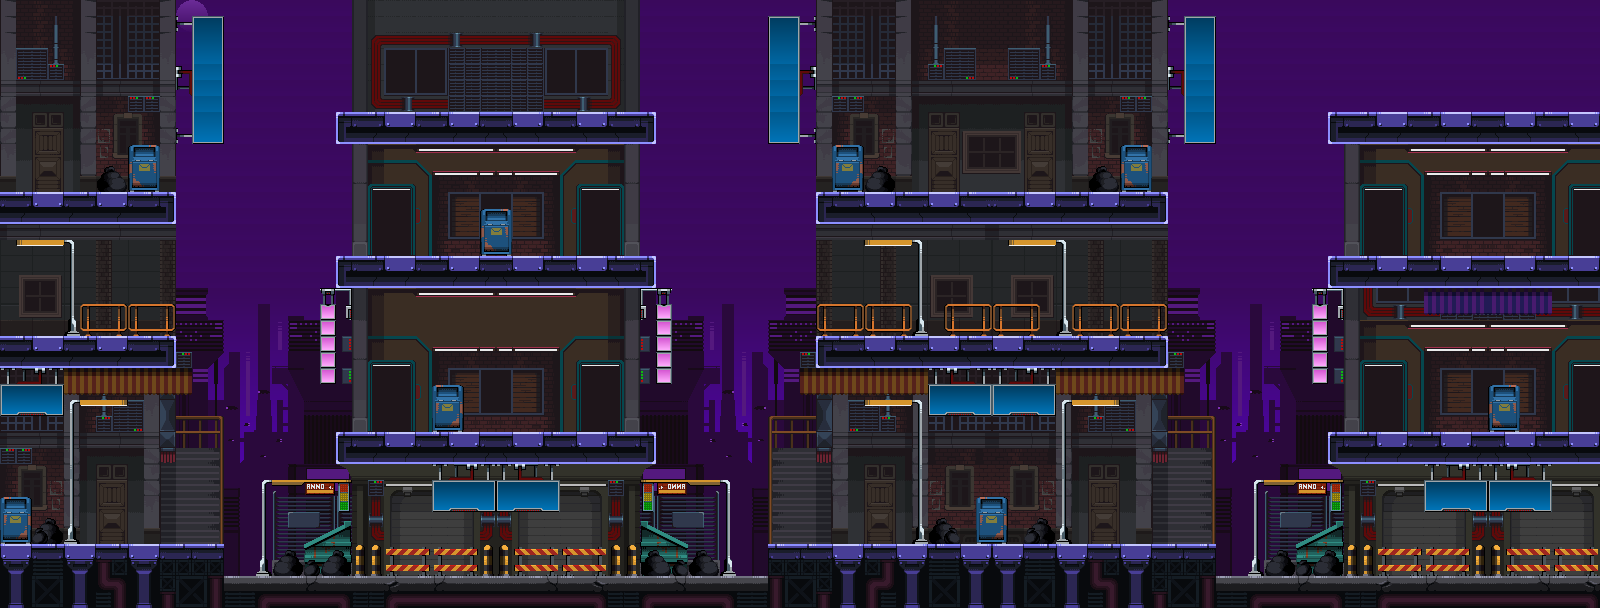

This is a level from a 2D game, rendered from its Tiled map with the project's own tilesets. A one-line summary and the map file follow, with tile-layer data summarised:
An orthogonal 100x38 tile map with 16x16 px tiles, 8 tile layers (Background color, Background, Background 2, Buildings, ...), 5 tilesets and 31 objects (Player).

<map version="1.10" tiledversion="1.10.0" orientation="orthogonal" renderorder="right-down" width="100" height="38" tilewidth="16" tileheight="16" infinite="0" nextlayerid="29" nextobjectid="80">
 <editorsettings>
  <export target="Sidescroller city map extended.lua" format="lua" />
 </editorsettings>
 <tileset firstgid="1" name="City Tiles" tilewidth="16" tileheight="16" tilecount="54" columns="6">
  <image source="Assets/Tiles.png" width="96" height="144" />
 </tileset>
 <tileset firstgid="55" name="Buildings" tilewidth="16" tileheight="16" tilecount="375" columns="25">
  <image source="Assets/Buildings.png" width="400" height="240" />
 </tileset>
 <tileset firstgid="430" name="Props-01" tilewidth="16" tileheight="16" tilecount="112" columns="8">
  <image source="Assets/Props-01.png" width="128" height="224" />
 </tileset>
 <tileset firstgid="542" name="Background Props" tilewidth="16" tileheight="16" tilecount="169" columns="13">
  <image source="Assets/Background Props.png" width="208" height="208" />
 </tileset>
 <tileset firstgid="711" name="Base Color" tilewidth="16" tileheight="16" tilecount="600" columns="30">
  <image source="Assets/Base Color.png" width="480" height="320" />
 </tileset>
 <layer id="20" name="Background color" width="100" height="38" locked="1">
  <data>[3800 cells, 3800 non-empty, 600 distinct tile ids]</data>
 </layer>
 <layer id="13" name="Background" width="100" height="38" locked="1">
  <data>[3800 cells, 231 non-empty, 16 distinct tile ids]</data>
 </layer>
 <layer id="17" name="Background 2" width="100" height="38" locked="1">
  <data>[3800 cells, 460 non-empty, 111 distinct tile ids]</data>
 </layer>
 <layer id="7" name="Buildings" width="100" height="38" locked="1" offsetx="0.333333" offsety="0.333333">
  <data>[3800 cells, 1982 non-empty, 154 distinct tile ids]</data>
 </layer>
 <layer id="10" name="Buildings 2" width="100" height="38" locked="1">
  <data>[3800 cells, 356 non-empty, 57 distinct tile ids]</data>
 </layer>
 <layer id="9" name="Props" width="100" height="38" locked="1">
  <data>[3800 cells, 593 non-empty, 78 distinct tile ids]</data>
 </layer>
 <layer id="18" name="Props 2" width="100" height="38" locked="1">
  <data>[3800 cells, 18 non-empty, 5 distinct tile ids]</data>
 </layer>
 <layer id="1" name="Tiles" width="100" height="38" locked="1">
  <data>[3800 cells, 638 non-empty, 34 distinct tile ids]</data>
 </layer>
 <objectgroup id="26" name="Collidables" visible="0" locked="1">
  <properties>
   <property name="collidable" type="bool" value="true" />
  </properties>
  <object id="47" x="0" y="0" width="1" height="608" />
  <object id="48" x="1600" y="1" width="1" height="608" />
  <object id="63" x="0" y="336.333" width="176" height="31.6667" />
  <object id="65" x="0" y="544.833" width="222.667" height="63.3334" />
  <object id="66" x="222.667" y="576.167" width="545.333" height="32" />
  <object id="67" x="0" y="192.5" width="176.333" height="31.6667" />
  <object id="68" x="335.667" y="432.5" width="319.667" height="31.6667" />
  <object id="69" x="336" y="256.167" width="320" height="31.6667" />
  <object id="70" x="336.333" y="111.833" width="319" height="31.6667" />
  <object id="71" x="816" y="192.167" width="351.333" height="31.6667" />
  <object id="72" x="816" y="336.5" width="352.333" height="31.6667" />
  <object id="73" x="768" y="544.167" width="448.667" height="63.6667" />
  <object id="74" x="1216.67" y="575.5" width="384.333" height="32" />
  <object id="75" x="1328" y="431.5" width="272.333" height="33" />
  <object id="76" x="1327.67" y="256.167" width="272" height="31.6667" />
  <object id="77" x="1327.34" y="112.167" width="272.333" height="31.6667" />
 </objectgroup>
 <objectgroup id="28" name="Player" visible="0" locked="1">
  <object id="79" name="Player" x="117.333" y="479.333" width="32" height="64" />
 </objectgroup>
 <objectgroup draworder="index" id="25" name="Enemies" visible="0" locked="1">
  <object id="49" x="130" y="271.333" width="32" height="64" />
  <object id="50" x="111.333" y="127.333" width="32" height="64" />
  <object id="52" x="470.667" y="46.6667" width="32" height="64" />
  <object id="53" x="396.667" y="191.333" width="32" height="64" />
  <object id="54" x="580" y="367.333" width="32" height="64" />
  <object id="55" x="488" y="513.333" width="32" height="64" />
  <object id="56" x="1163.33" y="479.333" width="32" height="64" />
  <object id="57" x="978" y="271.333" width="32" height="64" />
  <object id="58" x="822.667" y="126.667" width="32" height="64" />
  <object id="59" x="1559.33" y="511.333" width="32" height="64" />
  <object id="60" x="1374.33" y="46.3333" width="32" height="64" />
  <object id="61" x="1386.67" y="368.667" width="32" height="64" />
  <object id="62" x="1483.33" y="190.667" width="32" height="64" />
 </objectgroup>
 <objectgroup id="27" name="Ship" visible="0" locked="1">
  <object id="78" x="1488" y="48" width="109.333" height="62">
   <properties>
    <property name="collidable" type="bool" value="true" />
   </properties>
  </object>
 </objectgroup>
</map>
